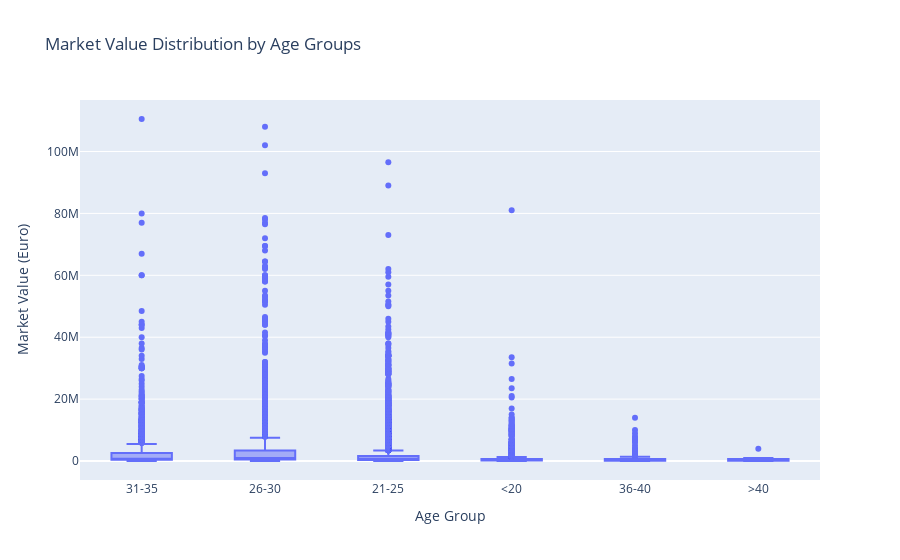

This figure's notebook cell:
### Code cell
import plotly.express as px
df['age_group'] = pd.cut(df['age'], bins=[0, 20, 25, 30, 35, 40, 100], labels=['<20', '21-25', '26-30', '31-35', '36-40', '>40'])

# Creating a boxplot
fig_age_group = px.box(df, x='age_group', y='value_euro', title='Market Value Distribution by Age Groups')
fig_age_group.update_layout(xaxis_title='Age Group', yaxis_title='Market Value (Euro)')
fig_age_group.show()

### Figure 1 — Plotly figure (JSON) as saved in the notebook; plotly's stock layout.template omitted (floating-point values rounded to 4 significant figures; data arrays with more than 128 entries replaced by an {"elided": "..."} marker saying what was removed)
{"data": [{"alignmentgroup": "True", "hovertemplate": "age_group=%{x}<br>value_euro=%{y}<extra></extra>", "legendgroup": "", "marker": {"color": "#636efa"}, "name": "", "notched": false, "offsetgroup": "", "orientation": "v", "showlegend": false, "type": "box", "x": {"elided": "17954 str values"}, "x0": " ", "xaxis": "x", "y": {"elided": "17954 int values"}, "y0": " ", "yaxis": "y"}], "layout": {"boxmode": "group", "legend": {"tracegroupgap": 0}, "title": {"text": "Market Value Distribution by Age Groups"}, "xaxis": {"anchor": "y", "domain": [0, 1], "title": {"text": "Age Group"}}, "yaxis": {"anchor": "x", "domain": [0, 1], "title": {"text": "Market Value (Euro)"}}}}
